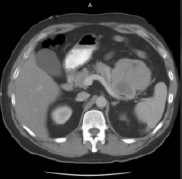
#> input picture Imagerie Médicale/img/CT pancreas cible.bmp, 182 x 179 px, given in place of og.jpg, which was not available
$ jupyter execute --allow-errors 'Recalage d’images médicales.ipynb'   (text cells are left out)
#> lines starting #> are read from the running program, lines starting #| are printed output that depends on the picture; after the words box and inside, x2 and y2 are one past the last pixel; in counts of white or black regions, pixels touching at a corner belong together; long printed decimals are rounded; pictures that were not available may be replaced by others from this repository, and a replacement may not be noted
[cell 1]
# coding: utf-8

# Etape1 : ouverture des images satellitaires

# importation des librairies
from scipy import ndimage
import cv2
#import imageio
#write this inst "import ImageOps" to use this inst "gray=imageOps.grayscale(img)" to convert an image to gray lvl (dl an biblio named ImageOps is REQUIRED)
#ce rq precedent est valable pour biblio "Image" with the same requirement
import numpy as np

import matplotlib.pyplot as plt
import matplotlib.image as mpimg
import matplotlib as mplib
import math


def ReadAffiche(ImageFile):###fonction de lecture d'image
    try:
            img = mpimg.imread(ImageFile) #ImageFile est un chaine de caracteres d'image d'entrée avec
                                            #point suivi de son extension et eventuellement with avec le repertoire
                                            ##img est un
                                            ##matrice 3d (ne veut pas dire modele 3d) mais
                                            ##contient successivement
                                            #dans la 1er dimension:coordonné x du pixel
                                            #dans le 2eme dimension:coordonné y du pixel
                                            #dans le 3eme dimension:niveau couleur du pixel

    except IOError: ##le cas si fichier a lire est inexistant
        print('ERREUR ,l\'image:' + ImageFile+'NON trouvé')
        sys.exit(1)

    # affichge du titre d'image
    print(ImageFile+":")

    # affichage de l'image
    plt.imshow(img)
    plt.show()
    return img##retour d'image lue en tant que matrice au 3axes (pas en tant que modele 3d) qui contient successivement
                #dans la 1er dimension:coordonné x du pixel
                #dans le 2eme dimension:coordonné y du pixel
                #dans le 3eme dimension:niveau couleur du pixel


def Seuillage(img,threshold,crop): #tableau d'occurence des intesités du couleur
                    #img est une matrice image d'entré
                    #s=seuil de couleur en instensite rgb [0,255]


    if(len(img.shape)==2):#si l'image d'entrée est 2d


        ir=np.zeros((img.shape))
        largeur,hauteur=img.shape ### attribution des variable avec des valeur de l'image d'entrée

        occ=np.zeros(256)#occR=occurence de niveau de rouge

        occPt=[[] for i in range(256)]#occpt est l'ensemble des points repartie en fonction
                                            #les intensite de colueur a partir d'un histograme (equalize ou non
        ##########CREATION d'axe de occurence de niveau de couleur
#print(clr) pour le debogage


        ###parcour des pixel par pixel par 2 boucle imbrique (premier en largeur et 2eme en hauteur)
        x=0   #initialison coordonné x
        while(x<largeur): #condition d'arret du coordonné x pour eviter l'overflow
            #print("while")
            y=0 #initialison coordonné y
            while(y<hauteur):#condition d'arret du coordonné y pour eviter l'overflow
                #print(x,y) #pour le debogage
                occ[int(img[x,y])]=occ[int(img[x,y])]+1 ##incrementation d'occurence au un niveau de couleur ROUGE donné au
                        #occR[niveau de couleur deja en entier]
                occPt[int(img[x,y])].append([x,y]) ##incrementation d'occurence au un niveau de couleur ROUGE donné au

                y=y+1
            x=x+1


        #print(clr)
            ###increment d'intesite du colueur si il existe dans coordonnées x,y d'image d'entrée
        ###creation du 2nd axe (axe horizontal) pour les intensite couleur au niveau de gris avec pas de 1


        nbPxTotal=largeur*hauteur

        ##Creation du cdf
        edf=np.zeros(256)

        chdf=np.zeros(256)

        s=0
        S=0


        #plt.rcParams["figure.figsize"] = [15,10] ##change le taille du figure par format d'image (proportions)
                                                 #(la taille d'image qui englobe
                                                 #tous les element tel que:
                                                 #le plot,les axe mais pas la legende)
                                                 ## pas seulment la courbe au sens du
                                                 #la multiplication du fonction mathematiquement par un scalaire
                                                 #si egale [15,10] on aura hd-like representaion

        index=np.arange(256) ###un tablau 1d pour les valeur possible du niveau de couleur
                                #temporaire utilisé pour racourcir un peu le code

        plt.plot(index,occ[index],color='red', linewidth=0.9) ###mise en scene du courbe occR (nombre
                                                                ##d'occourence du niveau du couleur
                                                                ##rouge) en fonction index et
                                                                ##epaisseur 0.9 (defualt est 1) (j'ai un
                                                                ##peu raccouci pour
                                                                ##une meilleur precision)


        plt.xlabel('les intensité du couleur')
        plt.ylabel('BEFORE les occurence des instensite')
        plt.show()


        cog=(0,0)
        sx=[]
        sy=[]


        xmin,ymin=10**6,10**6
        xmax,ymax=0,0


        for i in range(0,256):
            for j in range(0,len(occPt[i])):
                x,y=occPt[i][j]
                if(img[x,y]<=threshold):
                    ir[x,y]=0
                else:
                    ir[x,y]=img[x,y]
                    sx.append(x)
                    sy.append(y)

                    #les point extreme detection
                    if(xmax<x):
                        xmax=x
                    if(ymax<y):
                        ymax=y

                    if(x<xmin):
                        xmin=x
                    if(y<ymin):
                        ymin=y
        HitboxHeight=np.abs(ymax-ymin)


        if(crop==True):
            ir=ir[xmin:xmax,ymin:ymax]
            ##new cog is base on new size of recently cropped picture
            cogx,cogy=int(ir.shape[0]/2),int(ir.shape[1]/2)
            ir[cogx,cogy]=1/2
            return ir,(cogx,cogy)
        else:
            cog=( np.mean(sx) , np.mean(sy) )
            x,y=cog
            ir[int(x),int(y)]=1 #-e]=0
            return ir,cog


# [173 lines left out: functions heightBoxSeuilLight, rot, tran, tranV2forNegativeVal, not called in this run]

ImageFile = 'og.jpg'
imgCBL=ReadAffiche(ImageFile)
#> in ReadAffiche, img is the input picture: shape (179, 182, 3); min 0, max 255, mean 72.2

imgCBL=(0.3 * imgCBL[:,:,0] + 0.59 * imgCBL[:,:,1] + 0.11 * imgCBL[:,:,2])
print(imgCBL)
#> (printed output is left out)
plt.imshow(imgCBL/255.0, cmap='gray')
plt.show()
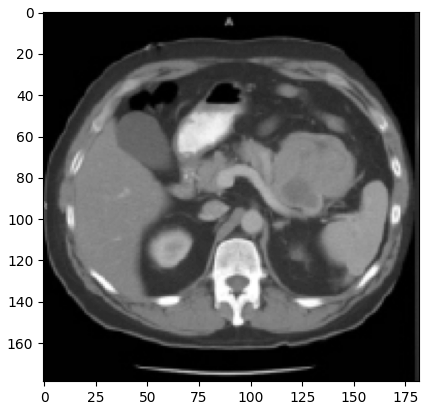
#> figure drawn by matplotlib, 1 panel


SimgCBL,cogCBL=Seuillage(imgCBL,50,False)
#> after the loop in Seuillage, `while(x<largeur): #condition d'arret du coordonné x pour eviter l'over..`: occ = 256 values, max 8500 at index 0, min 0 at index 2, mean 127.3; x = 179
#> in Seuillage, `plt.show()`:
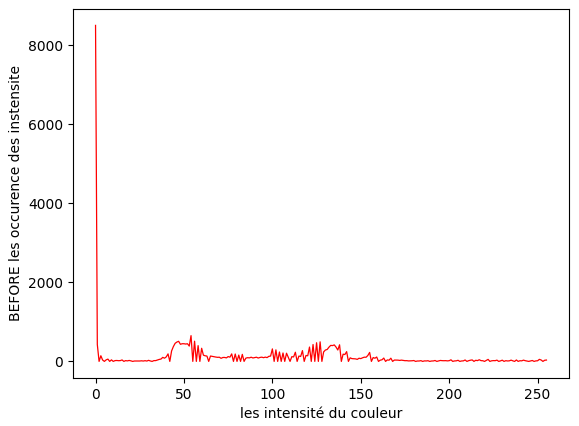
#> figure drawn by matplotlib, 1 panel; curve peaks at x = 0, y = 8500
#> after the loop in Seuillage, `for i in range(0,256):`:
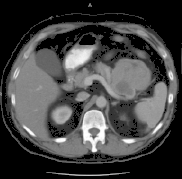
#> ir: shape (179, 182) float64; min 0, max 255, mean 66
#> after the loop in Seuillage, `for i in range(0,256):`: sx = 18928 values, max 175 at index 1924, min 3 at index 4303, mean 93.91; sy = 18928 values, max 181 at index 86, min 0 at index 1521, mean 90.77; xmax = 175; xmin = 3; ymax = 181; ymin = 0
#> in Seuillage, `HitboxHeight=np.abs(ymax-ymin)`: HitboxHeight = 181
#> in Seuillage, `cog=( np.mean(sx) , np.mean(sy) )`: cog = (93.91, 90.77)
#> in Seuillage, `x,y=cog`: x = 93.91; y = 90.77
#> in Seuillage, `ir[int(x),int(y)]=1`: ir: shape (179, 182) float64; under 0.01% of pixels changed, all inside (x1, y1, x2, y2) = (90, 93, 91, 94)
#> cogCBL = (93.91, 90.77)
print(cogCBL)
#| (93.906, 90.771)
plt.imshow(SimgCBL/255, cmap='gray')
plt.show()
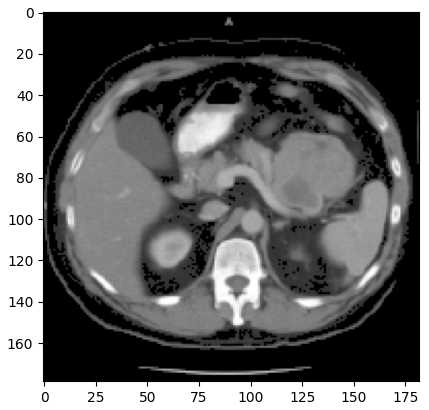
#> figure drawn by matplotlib, 1 panel


####ILL PIC cog


ImageFile = 'ill.jpg'
imgSRC=ReadAffiche(ImageFile)
#> call 2 of ReadAffiche, with ImageFile = 'ill.jpg'
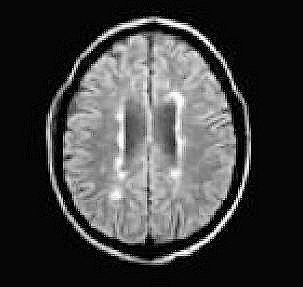
#> input picture Imagerie Médicale/img/image cible.jpg, 303 x 287 px, given in place of ill.jpg, which was not available
#> in ReadAffiche, img is the input picture: shape (287, 303); min 0, max 255, mean 64.1


#> (the rest of this cell did not finish here and is left out)
